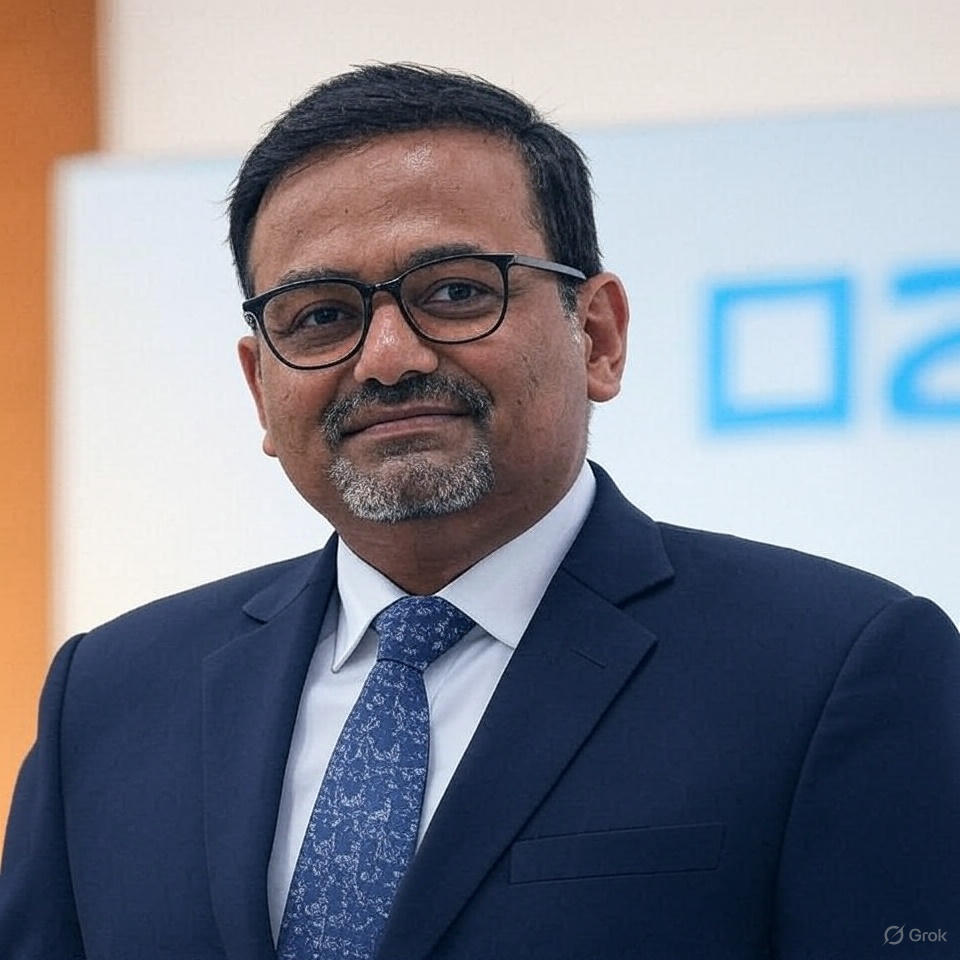
#> input picture opencv/sarav_img_1.jpg, 960 x 960 px
$ python read_and_show_image.py
#> lines starting #> are read from the running program, lines starting #| are printed output that depends on the picture
import cv2

img = cv2.imread('sarav_img_1.jpg')
#> img is the input picture: shape (960, 960, 3); mean B, G, R 140, 128.8, 127

cv2.imshow('Image - Saravanan', img)

window_name = 'Rotated Image'
img_rotate = cv2.rotate(img, cv2.ROTATE_90_CLOCKWISE)
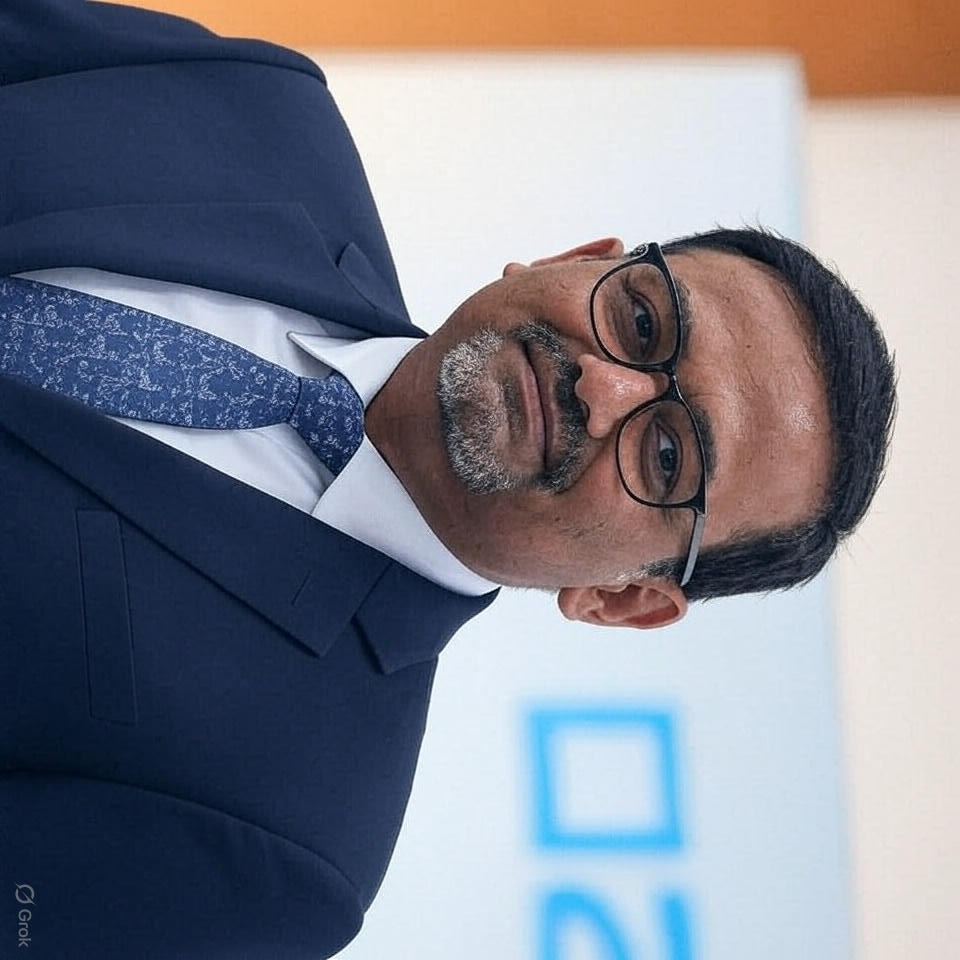
#> img_rotate: shape (960, 960, 3); mean B, G, R 140, 128.8, 127
cv2.imshow(window_name, img_rotate)

cv2.waitKey(0)
cv2.destroyAllWindows()
